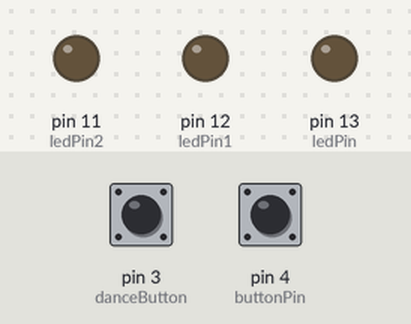
The sketch below on a simulated Arduino Uno, built with avr-gcc and run on an emulated ATmega328P. Parts: output pins drawn as LEDs (lit = HIGH). Inputs (shaded band) come from the test bench; at power-on: pin 3 (danceButton) LOW, pin 4 (buttonPin) LOW.

Above: at 1.2 s.
1.3 s: pin 3 (danceButton) pulled HIGH for 0.15 s
At 2.0 s:
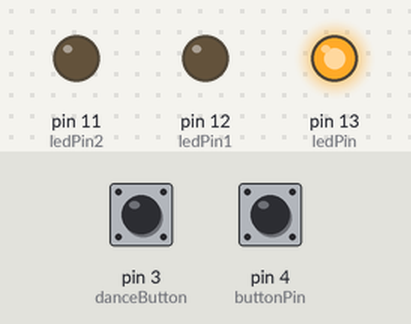
At 4.3 s:
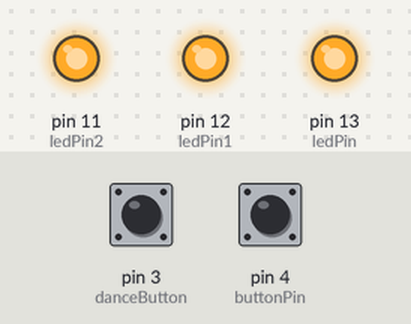
4.4 s: pin 3 (danceButton) pulled HIGH for 1 s
8.4 s: pin 3 (danceButton) pulled HIGH for 3.2 s
14.6 s: pin 4 (buttonPin) pulsed HIGH 5 times (0.12 s each, 0.3 s apart)
17.6 s: pin 3 (danceButton) pulled HIGH for 0.15 s
At 18.4 s:
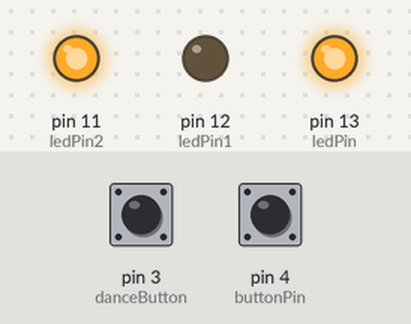
Timing chart, 0 to 21.6 s (numbered marks = the images above; inputs shaded):
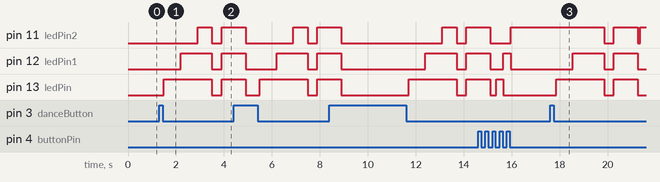

The sketch:

androidSolo.ino
```cpp
const int buttonPin =  4;
const int danceButton = 3;
const int ledPin        = 13;
const int ledPin1      = 12;
const int ledPin2      = 11;

int  initial    = 0;
int oldstate    = 0;
int buttonstate = 0;
int dancestate = 0;

void setup() {
  pinMode(ledPin, OUTPUT);
  pinMode(ledPin1, OUTPUT);
  pinMode(ledPin2, OUTPUT);
  pinMode(buttonPin, INPUT);
  pinMode(danceButton, INPUT);
}
void loop(){
  buttonstate = digitalRead(buttonPin);
  dancestate = digitalRead(danceButton);
  if(buttonstate == HIGH){
    delay(50);
    buttonstate = digitalRead(buttonPin);
    if(buttonstate == LOW){
     initial = oldstate + 1;
    }
  }else{
      delay(100);
      }
   switch (initial){
     case 1:
       digitalWrite(ledPin, HIGH);//on
       digitalWrite(ledPin1, LOW);//off
       digitalWrite(ledPin2, LOW);//off
       oldstate =  initial;
       break;
     case 2:
       digitalWrite(ledPin, LOW);
       digitalWrite(ledPin1, HIGH);
       digitalWrite(ledPin2, LOW);
       oldstate =  initial;
       break;
     case 3:
       digitalWrite(ledPin, LOW);
       digitalWrite(ledPin1, LOW);
       digitalWrite(ledPin2, HIGH);
       oldstate =  initial;
       break;
     default:
       digitalWrite(ledPin, LOW);  //off
       digitalWrite(ledPin1, LOW);
       digitalWrite(ledPin2, LOW);
       oldstate = 0;                    //reset to all off/initial 0
       break;
     }
     buttonstate = digitalRead(danceButton);

    if(dancestate == HIGH){
      delay(100);
      dancestate = digitalRead(danceButton);
      if(dancestate == LOW){
        digitalWrite(ledPin, HIGH);
        delay(700);
        digitalWrite(ledPin1, HIGH);
        delay(700);
        digitalWrite(ledPin2, HIGH);
        delay(600);
        digitalWrite(ledPin, LOW);  //off
        digitalWrite(ledPin1, LOW);
        digitalWrite(ledPin2, LOW);
        delay(400);
        digitalWrite(ledPin, HIGH);
        digitalWrite(ledPin1, HIGH);
        digitalWrite(ledPin2, HIGH);
        delay(1000);
        digitalWrite(ledPin, LOW);  //off
        digitalWrite(ledPin1, LOW);
        digitalWrite(ledPin2, LOW);
    }
  }
}
```

Measured:
- after the input at 1.3 s, pin 11 (ledPin2): LOW → HIGH after 1.6 s, → LOW 0.60 s later, → HIGH 0.40 s later; pin 12 (ledPin1): LOW → HIGH after 0.90 s, → LOW 1.3 s later, → HIGH 0.40 s later; pin 13 (ledPin): LOW → HIGH after 0.20 s, → LOW 2.0 s later, → HIGH 0.40 s later
- after the input at 17.6 s, pin 11 (ledPin2): HIGH → LOW after 2.3 s, → HIGH 0.40 s later, → LOW 1.0 s later, → HIGH 0.10 s later; pin 12 (ledPin1): LOW → HIGH after 0.95 s, → LOW 1.3 s later, → HIGH 0.40 s later, → LOW 1.0 s later; pin 13 (ledPin): LOW → HIGH after 0.25 s, → LOW 2.0 s later, → HIGH 0.40 s later, → LOW 1.0 s later
